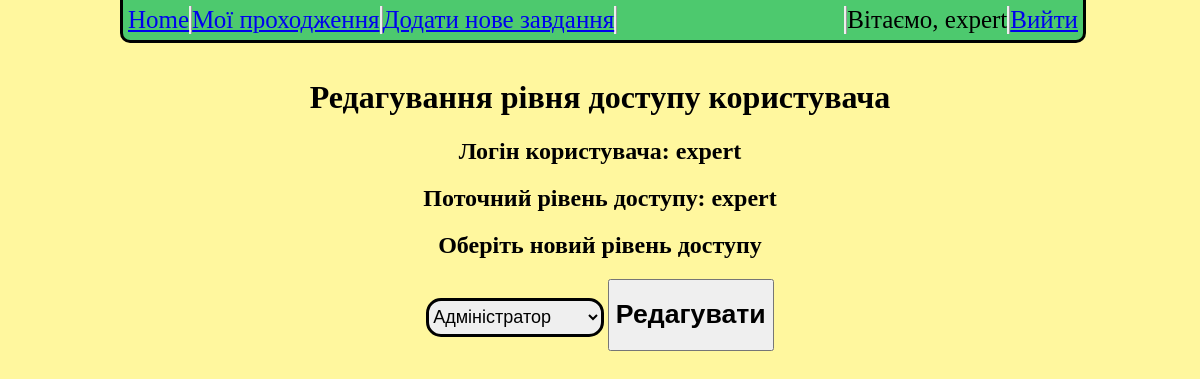
Page /edit_user?user_id=2 (signed in) on the committed database.
### models/user.py (models this page shows, shortened)
class UserModel(db.Model, UserMixin):
    __tablename__ = "user"
    user_id = db.Column(db.Integer, primary_key=True)
    user_login = db.Column(db.String(50), nullable=False, unique=True)
    user_password = db.Column(db.String(100), nullable=False)
    user_access_level = db.Column(db.String(50), nullable=False)
    def get_id(self):
        return(self.user_id)
    @classmethod
    def find_by_id(cls, user_id):
        return UserModel.query.filter_by(user_id=user_id).first()

### app.py (the view)
@app.route('/edit_user', methods=['GET', 'POST'])
def admin_edit_user():
    editable_user_id = request.args.get('user_id')
    if request.method == 'GET':
        user = UserModel.find_by_id(request.args.get('user_id'))
        return render_template('admin_user_edit.html', user_info=user, user=UserModel(), validate_user=load_user(current_user.get_id()))
    elif request.method == 'POST':
        print(request.form.get('access_types'))
        print(request.form.get('editable_user_id'))
        user =UserModel.find_by_id(request.form.get('editable_user_id'))
        user.edit_user(request.form.get('access_types'))
        return redirect(url_for('admin_user_management'))

### app.py (called while the page is built)
@manager.user_loader
def load_user(user_id):
    return UserModel.query.get(user_id)

@app.after_request
def redirect_to_signin(response):
    if response.status_code == 401:
        return redirect(url_for('login_page') + '?next=' + request.url)
    return response

### templates/admin_user_edit.html (shortened to what this page needs)
<html>
    <head>
        <link rel="stylesheet" type="text/css" href="{{ url_for( 'static', filename='css/style.css', v=8) }}">
    </head>
    <body>
        <div class="header">
            <div class="nav_buttons">
                <div class="home_button">
                    <a href="{{url_for('index')}}">Home</a>
                </div>
                <div class="my_posts">
                    <a href="{{url_for('history')}}">Мої проходження</a>
                </div>
                {% if user.find_by_id(current_user.get_id()).user_access_level == 'expert' %}
                <div class="add_new_task">
                    <a href="{{ url_for('create_new_task') }}">Додати нове завдання</a>
                </div>
                {% endif %}
            </div>
            <div class="log_buttons">
                {% if validate_user != None %}
                <div class="logout">
                    <a href="{{url_for('logout')}}">Вийти</a>
                </div>
                <div class="logged_in_user">
                    Вітаємо, {{user.find_by_id(current_user.get_id()).user_login}}
                </div>
                {% endif %}
            </div>
        </div>
        <div class="name_of_results">
            <h1>Редагування рівня доступу користувача</h1>
        </div>
        <div class="edit_block">
            <div class="user_login">
                <h2>Логін користувача: {{ user_info.user_login }}</h2>
            </div>
            <div class="current_user_access_level">
                <h2>Поточний рівень доступу: {{ user_info.user_access_level }}</h2>
            </div>
            <div class="new_access_level">
                <h2>Оберіть новий рівень доступу</h2>
                <form method="POST" action="edit_user">
                <select name="access_types">
                 <option value="admin">Адміністратор</option>
                </select>
                <button type="submit" name="edit_this_user"><h1>Редагувати</h1></button>
                </form>
            </div>
        </div>
    </body>
</html>

### static/css/style.css (style rules this page uses)
body { color: black; background-color: #fff79e; }
.name_of_results { text-align: center; padding-top: 50px; }
.header { width: 80%; height: 40px; background-color: #4dc96e; border-bottom-style: solid; border-left-style: solid; border-right-style: solid; border-bottom-left-radius: 10px; border-bottom-right-radius: 10px; position: fixed; top: 0px; left: 10%; z-index: 9999; }
.nav_buttons { display: inline; float: left; margin-top: 6px; margin-left: 5px; font-size: 25px; text-align: center; }
.home_button { width: max-content; border-right-style: ridge; display: inline; float: left; }
.my_posts { width: max-content; border-right-style: ridge; float: left; display: inline; }
.add_new_task { width: max-content; border-right-style: ridge; float: left; display: inline; }
.log_buttons { display: inline; float: right; margin-top: 6px; margin-right: 5px; text-align: center; font-size: 25px; }
.logged_in_user { float: right; border-left-style: ridge; }
.logout { float: right; border-left-style: ridge; }
.edit_block { text-align: center; }
.new_access_level select { width: 15%; height: 5%; font-size: large; border-radius: 15px; border-width: 3px; border-color: black; }

### rows in the picture
UserModel: find_by_id "expert", user_login "expert", user_access_level "expert"
